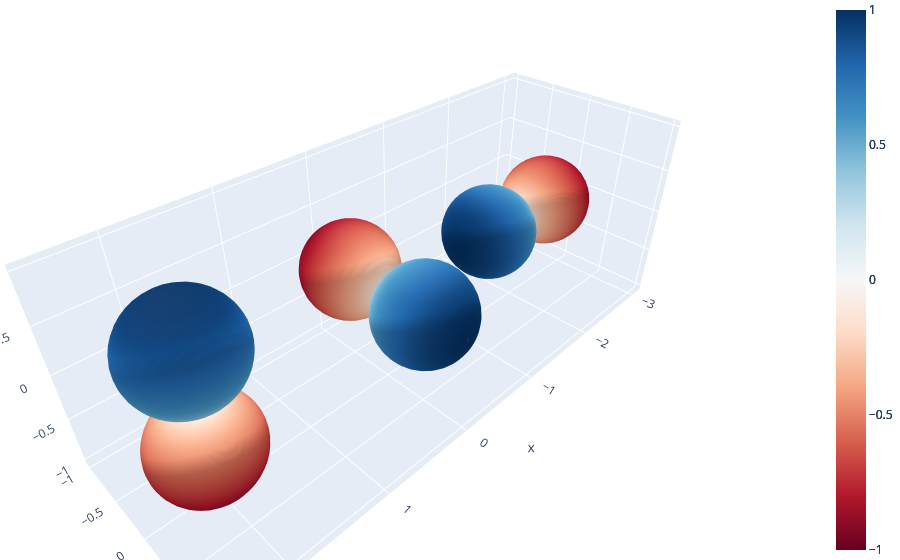

The notebook cell this image was saved under:
### Markdown cell above
We can deform the spheres into a shape that has its radius equal to the absolute value of the plotted quantity:

### Code cell
plot(r)

### Figure 1 — Plotly figure (JSON) as saved in the notebook; plotly's stock layout.template omitted (floating-point values rounded to 4 significant figures; data arrays with more than 128 entries replaced by an {"elided": "..."} marker saying what was removed)
{"data": [{"cmax": 1, "cmin": -1, "colorscale": [[0, "rgb(103,0,31)"], [0.1, "rgb(178,24,43)"], [0.2, "rgb(214,96,77)"], [0.3, "rgb(244,165,130)"], [0.4, "rgb(253,219,199)"], [0.5, "rgb(247,247,247)"], [0.6, "rgb(209,229,240)"], [0.7, "rgb(146,197,222)"], [0.8, "rgb(67,147,195)"], [0.9, "rgb(33,102,172)"], [1, "rgb(5,48,97)"]], "surfacecolor": {"elided": "80x40 float values"}, "type": "surface", "x": {"elided": "80x40 float values"}, "y": {"elided": "80x40 float values"}, "z": {"elided": "80x40 float values"}}, {"cmax": 1, "cmin": -1, "colorscale": [[0, "rgb(103,0,31)"], [0.1, "rgb(178,24,43)"], [0.2, "rgb(214,96,77)"], [0.3, "rgb(244,165,130)"], [0.4, "rgb(253,219,199)"], [0.5, "rgb(247,247,247)"], [0.6, "rgb(209,229,240)"], [0.7, "rgb(146,197,222)"], [0.8, "rgb(67,147,195)"], [0.9, "rgb(33,102,172)"], [1, "rgb(5,48,97)"]], "surfacecolor": {"elided": "80x40 float values"}, "type": "surface", "x": {"elided": "80x40 float values"}, "y": {"elided": "80x40 float values"}, "z": {"elided": "80x40 float values"}}, {"cmax": 1, "cmin": -1, "colorscale": [[0, "rgb(103,0,31)"], [0.1, "rgb(178,24,43)"], [0.2, "rgb(214,96,77)"], [0.3, "rgb(244,165,130)"], [0.4, "rgb(253,219,199)"], [0.5, "rgb(247,247,247)"], [0.6, "rgb(209,229,240)"], [0.7, "rgb(146,197,222)"], [0.8, "rgb(67,147,195)"], [0.9, "rgb(33,102,172)"], [1, "rgb(5,48,97)"]], "surfacecolor": {"elided": "80x40 float values"}, "type": "surface", "x": {"elided": "80x40 float values"}, "y": {"elided": "80x40 float values"}, "z": {"elided": "80x40 float values"}}], "layout": {"margin": {"b": 0, "l": 0, "r": 0, "t": 0}, "scene": {"aspectmode": "data"}}}
